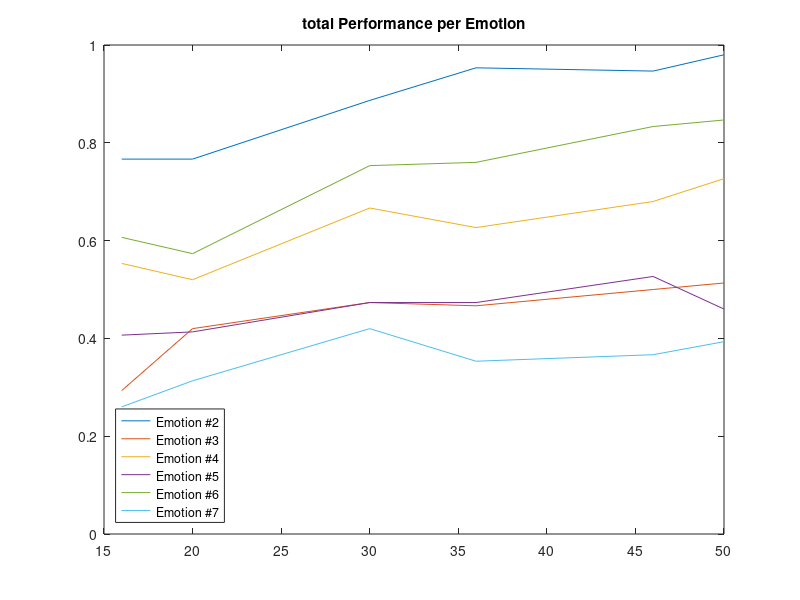

Recreate this plot in MATLAB. (Note: this script raises an error after producing the figure.)
clear all;
close all;

%%
%Load data and create variables
load data.mat
ttl = vertcat(data(1:15).rec); 
ttl(:,6) = (ttl(:,3)==ttl(:,4) | ttl(:,3)-7==ttl(:,4));
for i=1:length(ttl)
    if ttl(i,3) >7
        ttl(i,7)= ttl(i,3)-7;
    else
        ttl(i,7)= ttl(i,3);
    end
end

Times = data(1).tim;

for e = 2:7
    for t = 1:length(Times)
        performance = ttl(:,6)==1 & ttl(:,7)==e & ttl(:,2)==Times(t);
        ttl_performance(e-1,t) = sum(performance) / sum(ttl(:,2)==Times(t) & ttl(:,7)==e);
    end
    
    plot(Times, ttl_performance(e-1,:));
    hold on;
    
    txt(e).legend = strcat('Emotion #', num2str(e));
    legend(txt(2:e).legend,'location','southwest');
    title('total Performance per Emotion');
    ylim([0, 1]);
end

%% SIMPLEX MLE, All subjects
figure;
for a = 1:6
    x = Times;
    y = ttl_performance(a,:);
    
    ga_fun = @(b) mle_logit(b,x,y);
    startParms = [0 0.1];
    [b_sim, finDiscrepancy] = fminsearch(ga_fun, startParms);
    
    subplot(3,2,a)
    hold on
    YHat = 1./(1+exp(-1*b_sim(1)*(x-b_sim(2))));
    plot(x, y,x, YHat);
    
    txt(a).title = strcat('Emotion ', num2str(a),' simplex');
    title(txt(a).title);
    
    b_simplex(a,:) = b_sim;
end

%% GA MLE, All Subjects
figure;
for a = 1:6
    
    x = Times;
    y = ttl_performance(a,:);
    
    ga_fun = @(b) mle_logit(b,x,y);
    options = gaoptimset('Display', 'off', 'Generations', 50);
    [b_ga,fval,exitflag,output] = ga(ga_fun, 2, [], [], [], [], [-10, -10], [1, 1], [], options);
      b = b_ga;
     YHat = 1./(1+exp(-1*b(1)*(x-b(2))));
    subplot(2,3,a)
    plot(Times, y, x,YHat);

    txt(a).title = ['emotion ', num2str(a),', GA'];
    title(txt(a).title)

    b_ga(a,:) = b_ga;
   
end

%% Bootstrap confidence interval, ttl performance (simplex method)
for a = 1:6
    
    x = Times;
    y = ttl_performance(a,:);
    
    for i = 1:100
        ind = randi(6, 1, 6);
        bts(i).ind = ind;
        bts(i).x = x(ind);
        bts(i).y = y(ind);
        
        ga_fun = @(b) mle_logit(b, bts(i).x, bts(i).y);
        
        startParms = [0 .1];
        
        [b_sim, finDiscrepancy] = fminsearch(ga_fun, startParms);
        
        b_bts(i).b1 = b_sim(1);
        b_bts(i).b2 = b_sim(2);
    end
    
    BTS(a).parms = b_bts;
    subplot(6, 2, (2*a-1))
    histfit([b_bts.b1])
    line([b_simplex(a,1) b_simplex(a,1)], ylim, 'color', 'r')
    title(['emotion ', num2str(a),', bts for b1'])
    
    subplot(6, 2, (2*a))
    histfit([b_bts.b2])
    line([b_simplex(a,2) b_simplex(a,2)], ylim, 'color', 'r')
    title(['emotion ', num2str(a), ', bts for b2'])
end



%% Individual subject logit fitting (MLE through simplex)

Times = data(1).tim;

for i = 1:15
    subjectData = data(i).rec;
    subject(i).data = subjectData;
    
    subject(i).data(:,6) = (subject(i).data(:,3) == subject(i).data(:,4)) | (subject(i).data(:,3)-7 == subject(i).data(:,4));
    for j= 1:length(subject(1).data)
        if subject(i).data(j,3) >7
            subject(i).data(j,7)= (subject(i).data(j,3))-7;
        else
            subject(i).data(j,7)= subject(i).data(j,3);
        end
    end
    
    for e = 2:7
        for t = 1:length(Times)
            trials = (subject(i).data(:,7) == e & subject(i).data(:,2) == Times(t));
            subject(i).performance(e-1,t) = sum(subject(i).data(trials,6)) / sum(trials);
        end
    end
end

for i=1:15
    figure;
    for a = 1:6
        x = Times;
        y = subject(i).performance(a,:);
        
        ga_fun = @(b) mle_logit(b,x,y);
        
        startParms = [0 0.1];
        [b_sim, finDiscrepancy] = fminsearch(ga_fun, startParms);
        
        subplot(2,3,a)
        YHat = 1./(1+exp(-1*b_sim(1)*(x-b_sim(2))));
        
        plot(x, y, x,YHat);
        txt(a).title = strcat('Emotion, ', num2str(a),', subject ,' , num2str(i));
        title(txt(a).title);
        
        b_sj(i).b(a,1) = b_sim(1);
        b_sj(i).b(a,2) = b_sim(2);
        
    end
end

%% parameter distributions

%b1 per emotion
figure;
for j=1:15
    for i=1:6
        b1_values(j,i)=b_sj(j).b(i,1);
        
    end
end

for ii= 1:6
    b1_ds(ii)= fitdist(b1_values(:,ii),'Normal');
    b1_sd(ii)= b1_ds(1,ii).sigma;
    b1_se(ii)=b1_sd(ii)/sqrt(15);
    subplot (2,3, ii)
    histfit(b1_values(ii,:))
    text(ii).titles= strcat('emotion # ' , num2str(ii), ', b1' );
    title (text(ii).titles)
end

%b2 per emotion
figure;
for j=1:15
    for i=1:6
        b2_values(j,i)=b_sj(j).b(i,2);
      
    end
end

for ii= 1:6
    subplot (2,3, ii)
    b2_ds(ii)= fitdist(b2_values(:,ii),'Normal');
        b2_sd(ii)= b2_ds(1,ii).sigma;
        b2_se(ii)=b2_sd(ii)/sqrt(15);
    histfit(b2_values(ii,:))
    text(ii).titles= strcat('emotion # ', num2str(ii) , ', b1');
    title (text(ii).titles)
    
end

%% Anova for parameters per emotions
%rows are subjects(15), columns(groups) are emotions(6),

[p_b1,tbl,stats] = anova1(b1_values); 

[p_b2,tbl,stats] = anova1(b2_values);

%% Standard Error confidence interval

figure;
subplot (211)
errorbar([2:7],b1_sd,b1_se,'-s','MarkerEdgeColor', 'red')
title( 'standard deviation and standard error for b1')
xlabel('emotion number')


subplot (212)
errorbar([2:7],b2_sd,b2_se,'-s','MarkerEdgeColor','red')
title( 'standard deviation and standard error for b2')
xlabel('emotion number')


